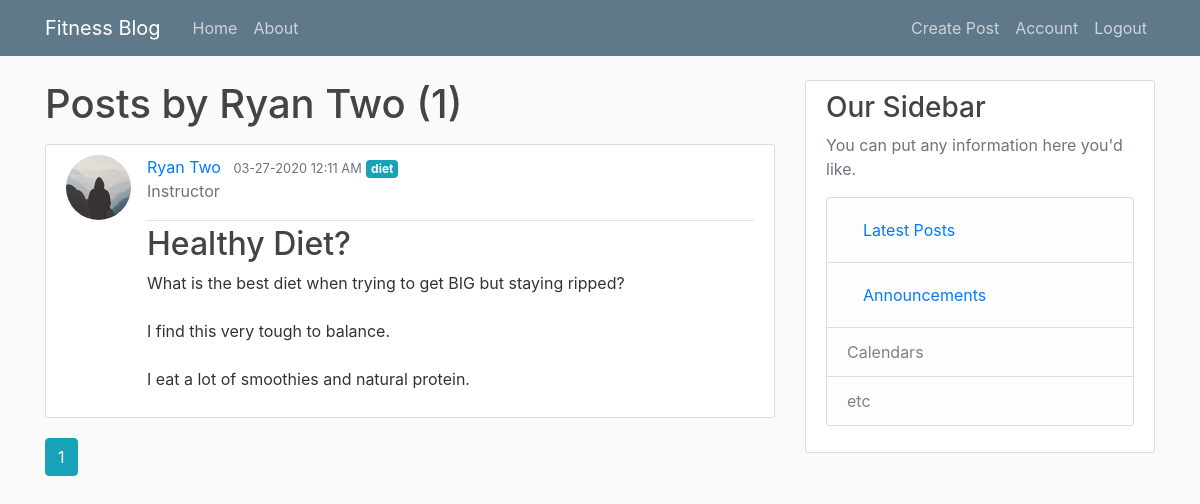
Screenshot of /user/Ryan Two (signed in) with the database file from the repository.
### fitnessblog/models.py (models this page shows, shortened)
class User(db.Model, UserMixin):
    id = db.Column(db.Integer, primary_key=True)
    username = db.Column(db.String(20), unique=True, nullable=False)
    email = db.Column(db.String(120), unique=True, nullable=False)
    profile_type = db.Column(db.String(20), nullable=False)
    image_file = db.Column(db.String(20), nullable=False, default="default.jpg")
    password = db.Column(db.String(60), nullable=False)
    posts = db.relationship("Post", backref="author", lazy=True)

class Post(db.Model):
    id = db.Column(db.Integer, primary_key=True)
    title = db.Column(db.String(100), nullable=False)
    date_posted = db.Column(db.DateTime, nullable=False, default=datetime.utcnow)
    content = db.Column(db.Text, nullable=False)
    category = db.Column(db.Text, nullable=False)
    user_id = db.Column(db.Integer, db.ForeignKey("user.id"), nullable=False)

### fitnessblog/users/routes.py (the view)
@users.route("/user/<string:username>")
def user_posts(username):
    page = request.args.get("page", 1, type=int)
    user = User.query.filter_by(username=username).first_or_404()
    posts = (
        Post.query.filter_by(author=user)
        .order_by(Post.date_posted.desc())
        .paginate(page=page, per_page=5)
    )
    return render_template("user_posts.html", posts=posts, user=user)

### fitnessblog/models.py (called while the page is built)
@login_manager.user_loader
def load_user(user_id):
    return User.query.get(int(user_id))

### fitnessblog/templates/user_posts.html
{% extends "layout.html" %}
{% block content %}
  <h1 class="mb-3">Posts by {{ user.username }} ({{ posts.total }})</h1>
  {% for post in posts.items %}
    <article class="media content-section">
      <img class="rounded-circle article-img" src="{{ url_for('static', filename='profile_pics/' + post.author.image_file) }}">
      <div class="media-body">
        <div class="article-metadata">
          <a class="mr-2" href="{{ url_for('users.user_posts', username=post.author.username) }}">{{ post.author.username }}</a>
          <small class="text-muted">{{ post.date_posted.strftime('%m-%d-%Y %I:%M %p') }}</small>
          <a href="{{ url_for('posts.filter_by_category', category=post.category) }}" class="badge badge-info">{{ post.category}}</a>
          <p class="text-secondary">{{ current_user.profile_type.capitalize() }}</p>
        </div>
        <h2><a class="article-title" href="{{ url_for('posts.post', post_id=post.id) }}">{{ post.title }}</a></h2>
        <p class="article-content">{{ post.content }}</p>
      </div>
    </article>
  {% endfor %}
  {% for page_num in posts.iter_pages(left_edge=1, right_edge=1, left_current=1, right_current=2) %}
    {% if page_num %}
      {% if posts.page == page_num %}
        <a class="btn btn-info mb-4" href="{{ url_for('users.user_posts', username=user.username, page=page_num) }}">{{ page_num }}</a>
      {% else %}
      <a class="btn btn-outline-info mb-4" href="{{ url_for('users.user_posts', username=user.username, page=page_num) }}">{{ page_num }}</a>
      {% endif %}
    {% else %}
      ...
    {% endif %}
  {% endfor %}
{% endblock content %}

### fitnessblog/static/main.css (style rules this page uses)
body { background: #fafafa; color: #333333; margin-top: 5rem; }
h1, h2, h3, h4, h5, h6 { color: #444444; }
.content-section { background: #ffffff; padding: 10px 20px; border: 1px solid #dddddd; border-radius: 3px; margin-bottom: 20px; }
.article-title { color: #444444; }
.article-content { white-space: pre-line; }
.article-img { height: 65px; width: 65px; margin-right: 16px; }
.article-metadata { padding-bottom: 1px; margin-bottom: 4px; border-bottom: 1px solid #e3e3e3; }

### rows the page displays
User: username "Ryan Two"
Post: image_file (placeholder picture), author.username "Ryan Two", date_posted "03-27-2020 12:11 AM", category "diet", title "Healthy Diet?", content "What is the best diet when trying to get BIG but staying ripped? I find this very tough to balance. I eat a lot of smoothies and natural protein."
User: profile_type "Instructor"

### other values shown
{{ posts.total }} "1"
{{ page_num }} "1"
